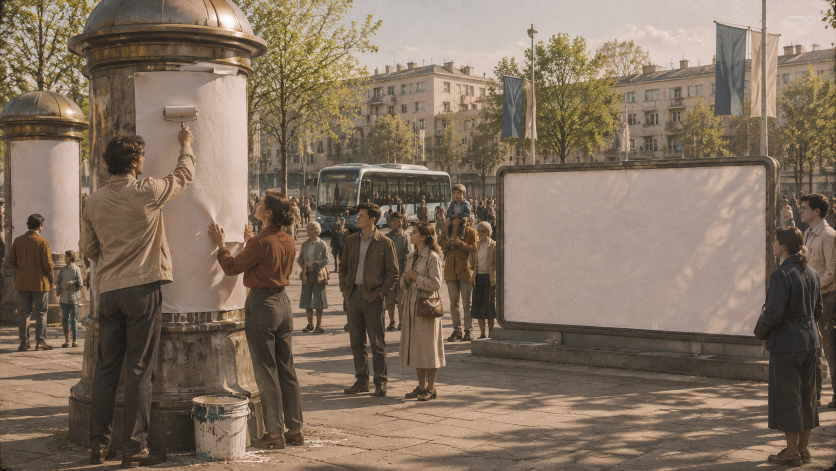
#> input picture assets/gen/s5a_a__gpt-image-2_0.png, 1672 x 941 px (shown at 1/2 size)
$ python _prolog_s5a_sheet.py
#> lines starting #> are read from the running program, lines starting #| are printed output that depends on the picture
# -*- coding: utf-8 -*-
"""Лист Ивану: кадр 11 (s5a) A/B — городская площадь с плакатными тумбами + кропы в нативе."""
import os
from PIL import Image, ImageDraw, ImageFont

HERE = os.path.dirname(os.path.abspath(__file__))

ROOT = os.path.dirname(os.path.dirname(HERE))
GEN = os.path.join(ROOT, "assets", "gen")
OUT = os.path.join(ROOT, "_sat")
os.makedirs(OUT, exist_ok=True)

items = [
    ("A · камера на уровне глаз, двое клеят плакат крупно слева",
     os.path.join(GEN, "s5a_a__gpt-image-2_0.png")),
    ("B · общий план площади, тумбы и стенд-витрина",
     os.path.join(GEN, "s5a_b__gpt-image-2_0.png")),
]

try:
    f = ImageFont.truetype("/usr/share/fonts/truetype/dejavu/DejaVuSans-Bold.ttf", 26)
    fl = ImageFont.truetype("/usr/share/fonts/truetype/dejavu/DejaVuSans.ttf", 18)
except Exception:
    f = fl = ImageFont.load_default()

for _, p in items:
    im = Image.open(p)
#> im is the input picture: PIL image 1672x941 RGB; mean R, G, B 129.4, 111.9, 94.8
    print(os.path.basename(p), im.size, im.mode)
#| s5a_a__gpt-image-2_0.png (1672, 941) RGB
#> pass 2 of the loop `for _, p in items:`:
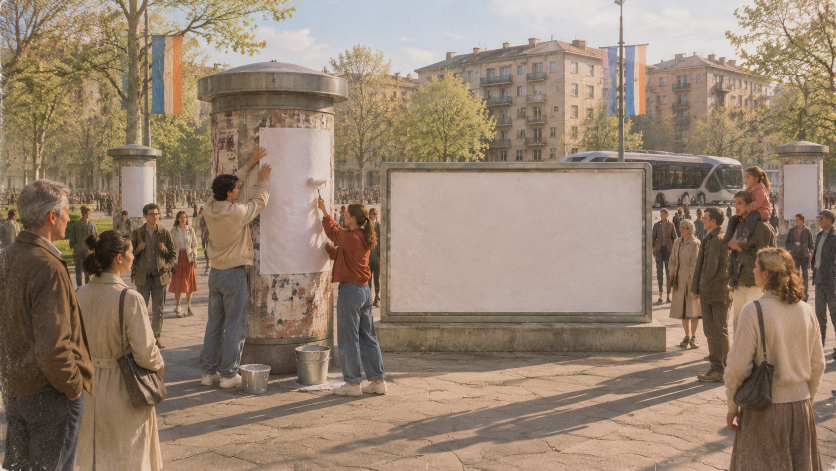
#> input picture assets/gen/s5a_b__gpt-image-2_0.png, 1672 x 941 px (shown at 1/2 size)
#> im is the input picture: PIL image 1672x941 RGB; mean R, G, B 148.9, 129.3, 111.6
#| s5a_b__gpt-image-2_0.png (1672, 941) RGB

cw, pad, top, lab = 1280, 16, 56, 30
im0 = Image.open(items[0][1])
ch = int(round(cw * im0.size[1] / im0.size[0]))
#> ch = 720
W = cw + 2 * pad
H = top + len(items) * (ch + lab + pad) + pad
#> H = 1604
cv = Image.new("RGB", (W, H), (14, 16, 22))
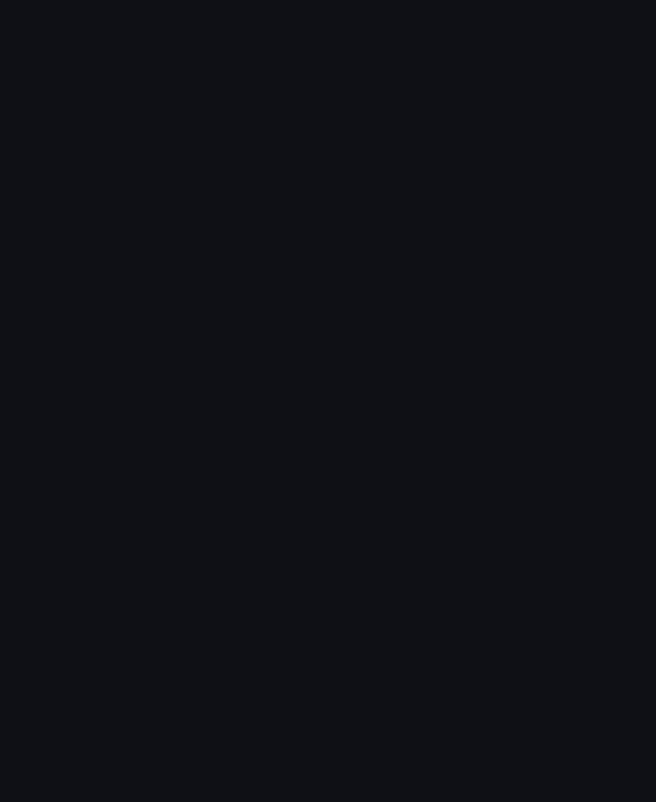
#> cv: PIL image 1312x1604 RGB (shown at 1/2 size); mean R, G, B 14, 16, 22
d = ImageDraw.Draw(cv)
d.text((pad, 16), "Зарянка · кадр 11 (s5a) — площадь с плакатными тумбами, плакаты ПУСТЫЕ",
       fill=(240, 240, 245), font=f)
y = top
for labt, p in items:
    im = Image.open(p).convert("RGB").resize((cw, ch), Image.LANCZOS)
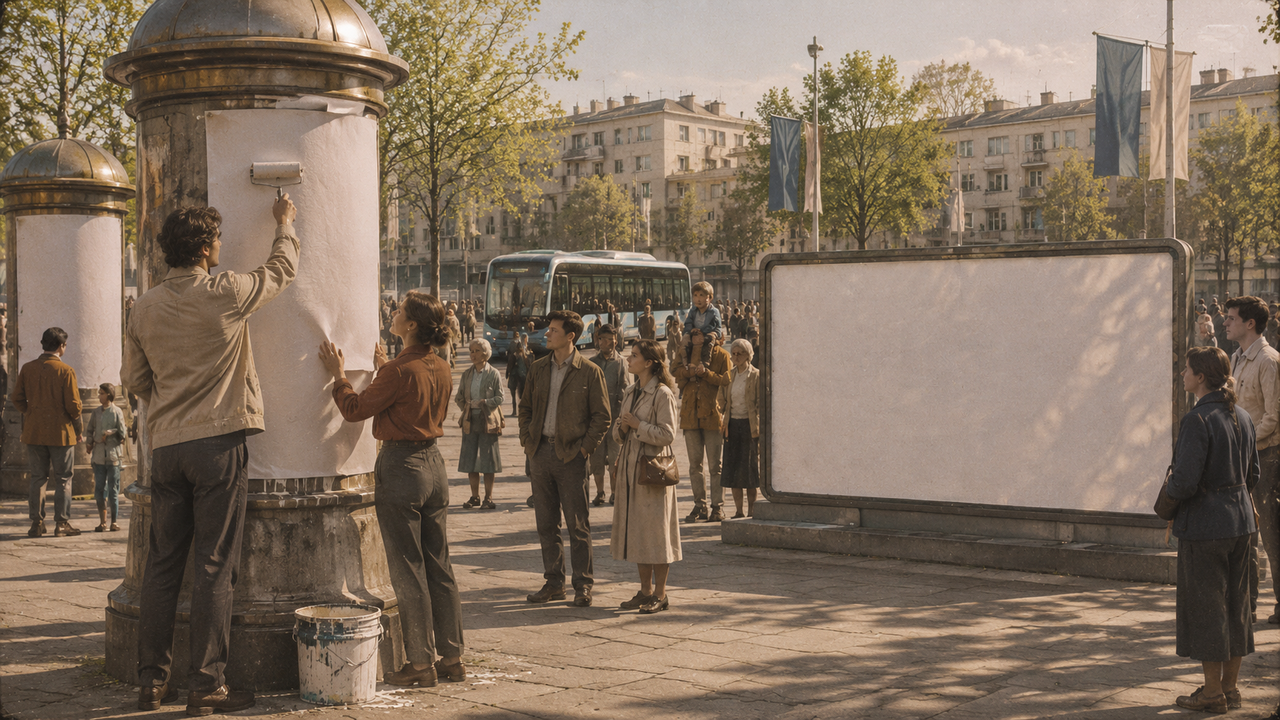
#> im: PIL image 1280x720 RGB; mean R, G, B 129.4, 111.9, 94.8
    cv.paste(im, (pad, y))
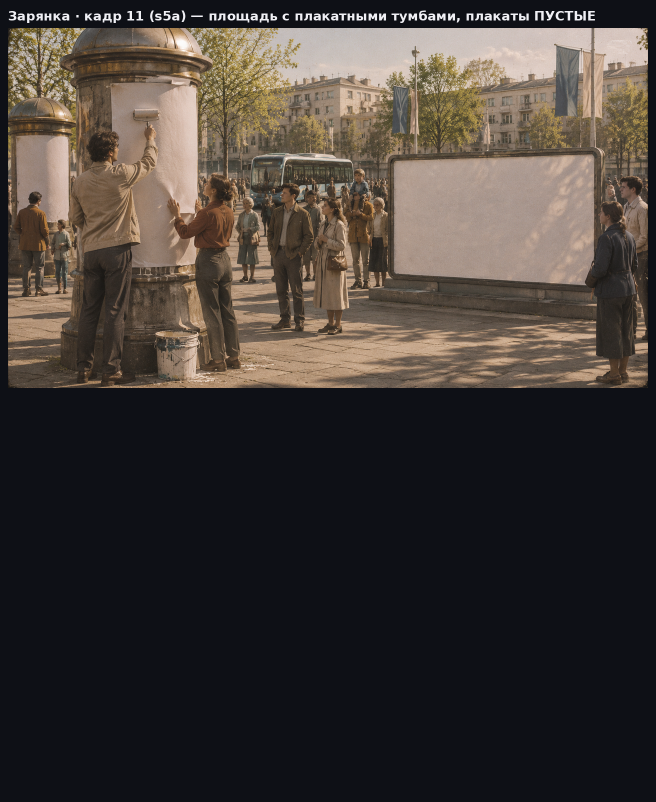
#> cv: PIL image 1312x1604 RGB (shown at 1/2 size); mean R, G, B 65.4, 58.9, 54.8
    d.rectangle([pad, y, pad + cw - 1, y + ch - 1], outline=(48, 52, 64))
    d.text((pad, y + ch + 5), labt, fill=(212, 216, 224), font=fl)
    y += ch + lab + pad
#> y = 822
#> pass 2 of the loop `for labt, p in items:`:
#> `im = Image.open(p).convert("RGB").resize((cw, ch), Image.LANCZOS)`:
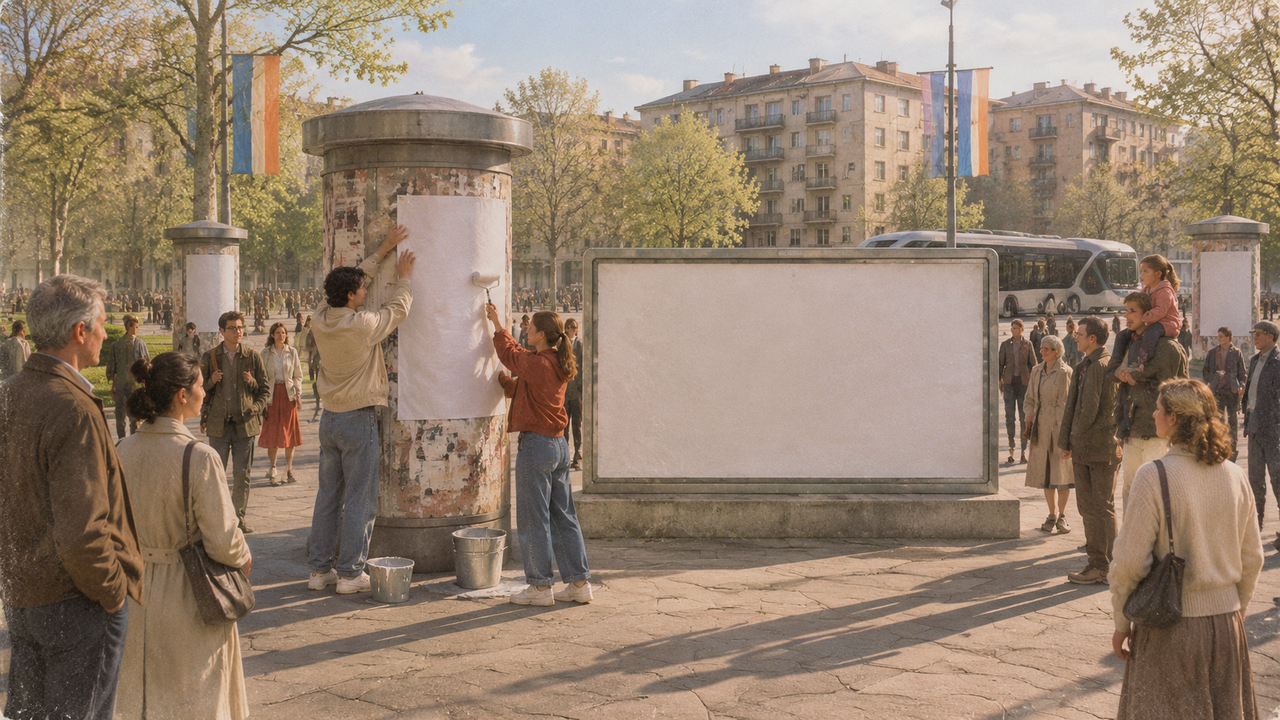
#> im: PIL image 1280x720 RGB; mean R, G, B 148.9, 129.3, 111.6
#> `cv.paste(im, (pad, y))`:
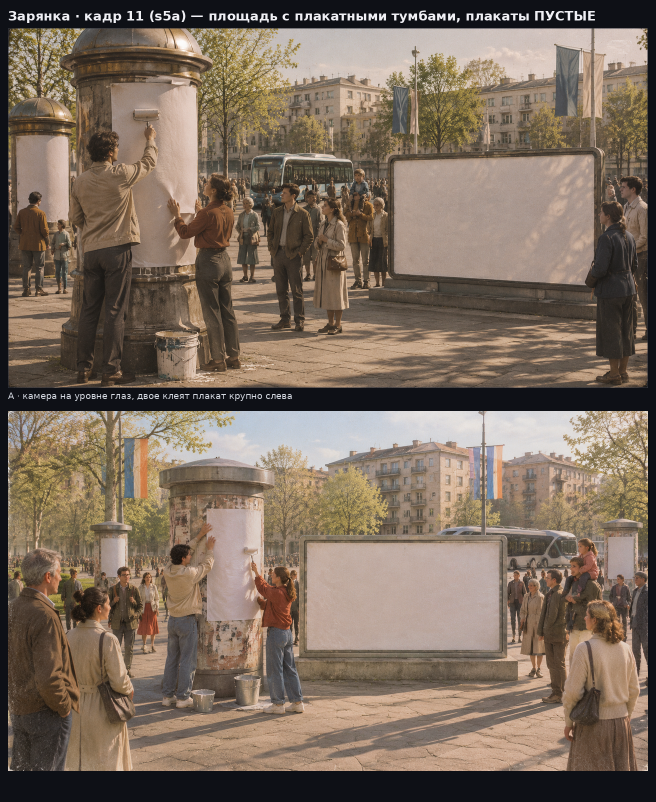
#> cv: PIL image 1312x1604 RGB (shown at 1/2 size); mean R, G, B 124.6, 108.6, 94.2
out1 = os.path.join(OUT, "sheet_s5a.png")
cv.save(out1)
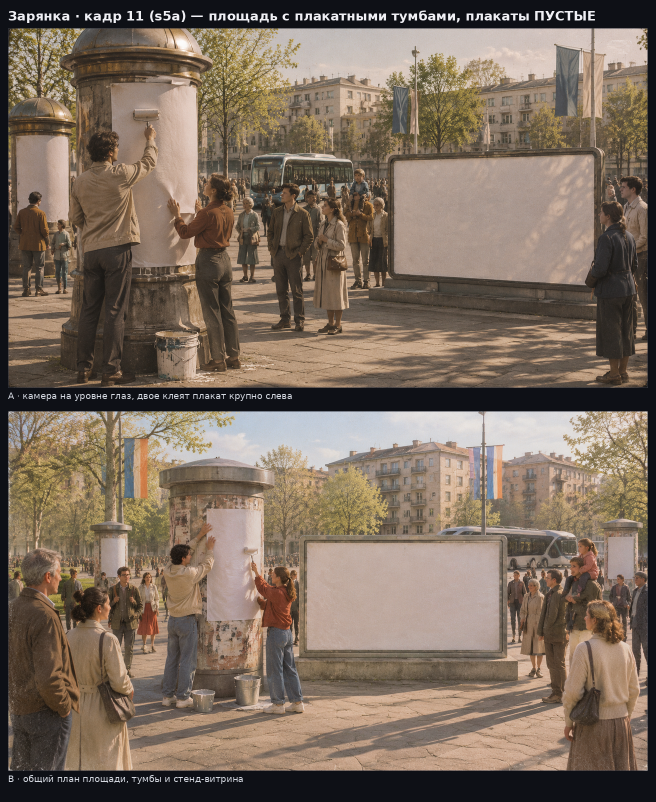
#> saved as sheet_s5a.png: PIL image 1312x1604 RGB (shown at 1/2 size); mean R, G, B 124.5, 108.6, 94.2
print("saved", out1, cv.size)
#| saved _sat/sheet_s5a.png (1312, 1604)

# --- нативные кропы: центр (тумбы/плакаты) и левый край, где клеят ---
crops = []
for labt, p in items:
    im = Image.open(p).convert("RGB")
    w, h = im.size
#> w = 1672; h = 941
    crops.append((labt + " · центр-лево, натив", im.crop((int(w * 0.02), int(h * 0.10), int(w * 0.62), int(h * 0.92)))))
    crops.append((labt + " · право, натив", im.crop((int(w * 0.55), int(h * 0.20), int(w * 0.99), int(h * 0.92)))))
#> pass 2 of the loop `for labt, p in items:`:

pad2, top2 = 14, 48
cw2 = max(c.size[0] for _, c in crops)
#> cw2 = 1003
W2 = cw2 + 2 * pad2
#> W2 = 1031
H2 = top2 + sum(c.size[1] + 26 + pad2 for _, c in crops) + pad2
#> H2 = 3118
cv2 = Image.new("RGB", (W2, H2), (14, 16, 22))
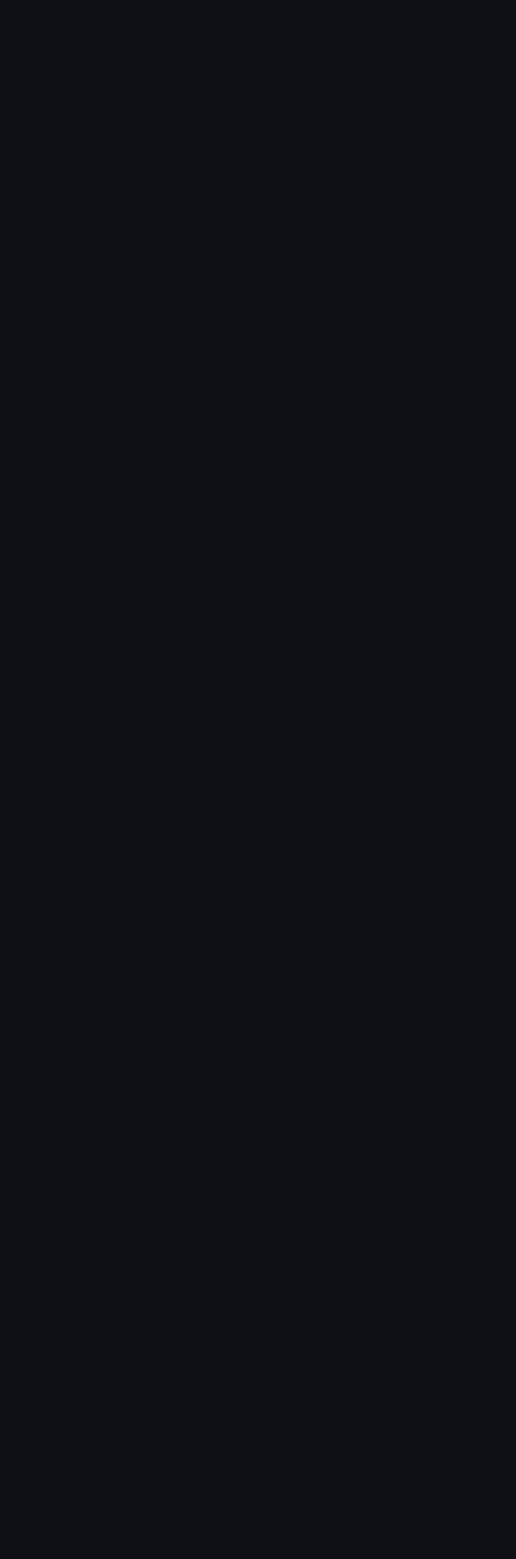
#> cv2: PIL image 1031x3118 RGB (shown at 1/2 size); mean R, G, B 14, 16, 22
d2 = ImageDraw.Draw(cv2)
d2.text((pad2, 14), "s5a · нативные кропы (проверка: плакаты без букв, тумбы, люди)", fill=(240, 240, 245), font=f)
y = top2
for labt, c in crops:
    cv2.paste(c, (pad2, y))
    d2.rectangle([pad2, y, pad2 + c.size[0] - 1, y + c.size[1] - 1], outline=(48, 52, 64))
    d2.text((pad2, y + c.size[1] + 4), labt, fill=(212, 216, 224), font=fl)
    y += c.size[1] + 26 + pad2
#> this loop made 4 passes
#> y on passes 1 to 4: 859, 1576, 2387, 3104
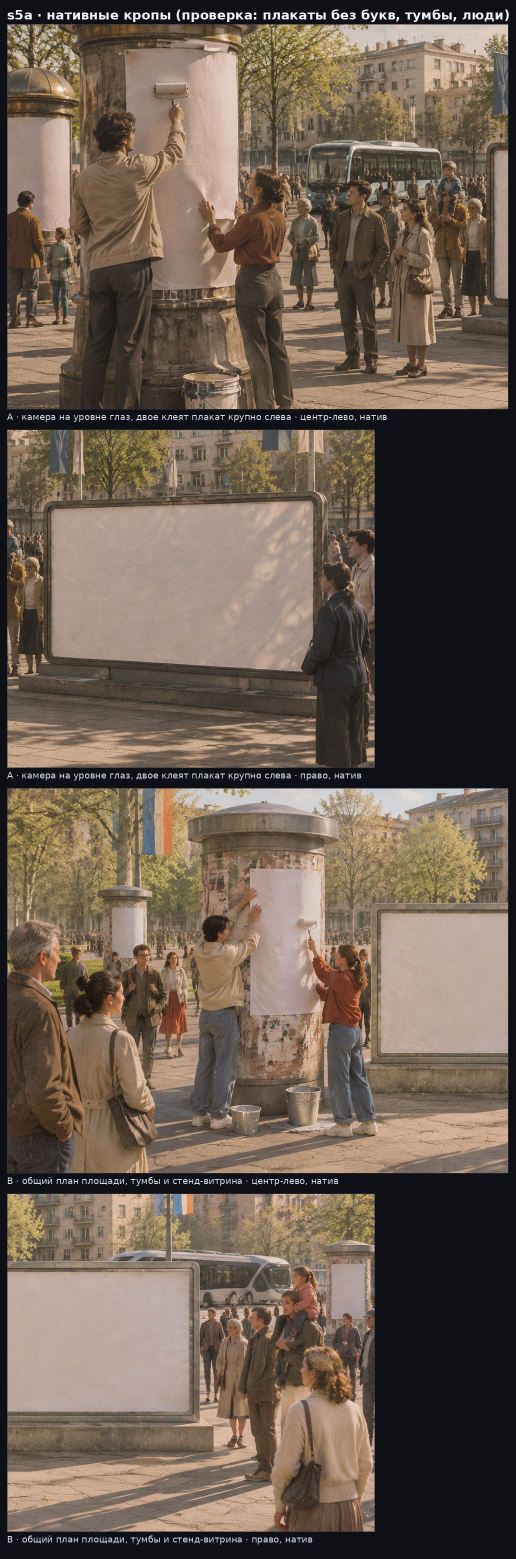
#> cv2: PIL image 1031x3118 RGB (shown at 1/2 size); mean R, G, B 109.3, 94.6, 81.9
#> after the loop, y = 3104
out2 = os.path.join(OUT, "crops_s5a.png")
cv2.save(out2)
print("saved", out2, cv2.size)
#| saved _sat/crops_s5a.png (1031, 3118)
